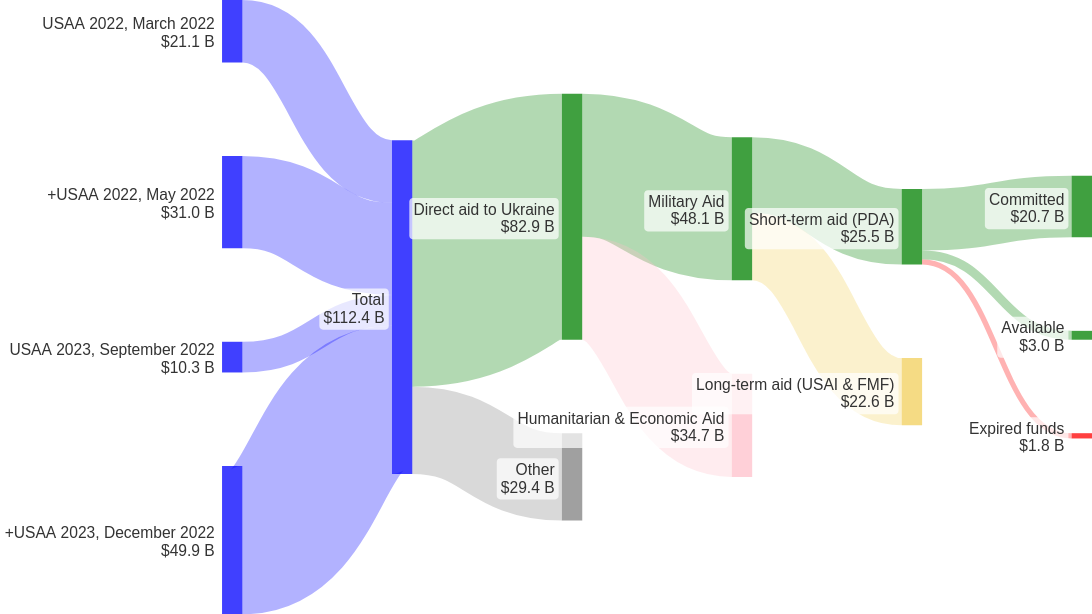

The specification (Vega-Lite) saved for this image:
### Vega specification from a JSON file in a GitHub repository (floating-point values rounded to 4 significant figures)
{"$schema": "https://vega.github.io/schema/vega/v5.json", "autosize": {"type": "fit", "contains": "padding"}, "signals": [{"name": "width", "init": "containerSize()[0]", "on": [{"events": "window:resize", "update": "containerSize()[0]"}]}, {"name": "height", "init": "containerSize()[0]/16*9", "on": [{"events": "window:resize", "update": "containerSize()[0]/16*9"}]}, {"name": "fontSize", "init": "containerSize()[0]/70", "on": [{"events": "window:resize", "update": "containerSize()[0]/70"}]}, {"name": "standardGap", "value": 14, "description": "Gap as a percentage of full domain"}, {"name": "base", "value": "center", "description": "How to stack(center or zero)"}], "data": [{"name": "entries", "format": {"type": "csv", "parse": {"category": "string", "stack": "number", "sort": "number", "labels": "string"}, "delimiter": ","}, "values": "category,stack,sort,labels\r\n\"USAA 2022, March 2022\",1,1,left\r\n\"+USAA 2022, May 2022\",1,2,left\r\n\"USAA 2023, September 2022\",1,3,left\r\n\"+USAA 2023, December 2022\",1,4,left\r\nTotal,2,1,left\r\nDirect aid to Ukraine,3,1,left\r\nOther,3,2,left\r\nMilitary Aid,4,1,left\r\nHumanitarian & Economic Aid,4,2,left\r\nShort-term aid (PDA),5,1,left\r\nLong-term aid (USAI & FMF),5,2,left\r\nCommitted,6,1,left\r\nAvailable,6,2,left\r\nExpired funds,6,3,left"}, {"name": "connections", "format": {"type": "csv", "parse": {"source": "string", "destination": "string", "value": "number"}, "delimiter": ","}, "values": "source,value,destination\r\n\"USAA 2022, March 2022\",21.0783,Total\r\n\"USAA 2023, September 2022\",10.337,Total\r\n\"+USAA 2022, May 2022\",31.048,Total\r\n\"+USAA 2023, December 2022\",49.9343,Total\r\nTotal,82.87,Direct aid to Ukraine\r\nTotal,29.4013,Other\r\nDirect aid to Ukraine,48.15,Military Aid\r\nDirect aid to Ukraine,34.72,Humanitarian & Economic Aid\r\nMilitary Aid,25.5,Short-term aid (PDA)\r\nMilitary Aid,22.65,Long-term aid (USAI & FMF)\r\nShort-term aid (PDA),20.735,Committed\r\nShort-term aid (PDA),1.775,Expired funds\r\nShort-term aid (PDA),2.99,Available"}, {"name": "preStacks", "source": "connections", "transform": [{"type": "formula", "as": "end", "expr": "['source','destination']"}, {"type": "formula", "as": "name", "expr": "[datum.source,datum.destination]"}, {"type": "project", "fields": ["end", "name", "value"]}, {"type": "flatten", "fields": ["end", "name"]}, {"type": "aggregate", "fields": ["value"], "groupby": ["end", "name"], "ops": ["sum"], "as": ["value"]}, {"type": "aggregate", "fields": ["value"], "groupby": ["name"], "ops": ["max"], "as": ["value"]}]}, {"name": "stacks", "source": "preStacks", "transform": [{"type": "lookup", "from": "entries", "key": "category", "values": ["stack", "sort", "gap", "labels"], "fields": ["name"], "as": ["stack", "sort", "gap", "labels"]}, {"type": "formula", "as": "gap", "expr": "datum.gap?datum.gap:0"}]}, {"name": "maxValue", "source": ["stacks"], "transform": [{"type": "aggregate", "fields": ["value"], "groupby": ["stack"], "ops": ["sum"], "as": ["value"]}, {"type": "aggregate", "fields": ["value"], "ops": ["max"], "as": ["value"]}]}, {"name": "plottedStacks", "source": ["stacks"], "transform": [{"type": "formula", "as": "spacer", "expr": "(data('maxValue')[0].value/(100 * .5))*(standardGap+datum.gap)"}, {"type": "formula", "as": "type", "expr": "['data','spacer']"}, {"type": "formula", "as": "spacedValue", "expr": "[datum.value,datum.spacer]"}, {"type": "flatten", "fields": ["type", "spacedValue"]}, {"type": "stack", "groupby": ["stack"], "sort": {"field": "sort", "order": "descending"}, "field": "spacedValue", "offset": {"signal": "base"}}, {"type": "formula", "expr": "((datum.value)/2)+datum.y0", "as": "yc"}]}, {"name": "finalTable", "source": ["plottedStacks"], "transform": [{"type": "filter", "expr": "datum.type == 'data'"}]}, {"name": "linkTable", "source": ["connections"], "transform": [{"type": "lookup", "from": "finalTable", "key": "name", "values": ["y0", "y1", "stack", "sort"], "fields": ["source"], "as": ["sourceStacky0", "sourceStacky1", "sourceStack", "sourceSort"]}, {"type": "lookup", "from": "finalTable", "key": "name", "values": ["y0", "y1", "stack", "sort"], "fields": ["destination"], "as": ["destinationStacky0", "destinationStacky1", "destinationStack", "destinationSort"]}, {"type": "stack", "groupby": ["source"], "sort": {"field": "destinationSort", "order": "descending"}, "field": "value", "offset": "zero", "as": ["syi0", "syi1"]}, {"type": "formula", "expr": "datum.syi0+datum.sourceStacky0", "as": "sy0"}, {"type": "formula", "expr": "datum.sy0+datum.value", "as": "sy1"}, {"type": "stack", "groupby": ["destination"], "sort": {"field": "sourceSort", "order": "descending"}, "field": "value", "offset": "zero", "as": ["dyi0", "dyi1"]}, {"type": "formula", "expr": "datum.dyi0+datum.destinationStacky0", "as": "dy0"}, {"type": "formula", "expr": "(datum.dy0+datum.value)", "as": "dy1"}, {"type": "formula", "expr": "((datum.value)/2)+datum.sy0", "as": "syc"}, {"type": "formula", "expr": "((datum.value)/2)+datum.dy0", "as": "dyc"}, {"type": "formula", "expr": "range('y')[0]-scale('y', datum.value)", "as": "sample"}, {"type": "linkpath", "orient": "horizontal", "shape": "diagonal", "sourceY": {"expr": "scale('y', datum.syc)"}, "sourceX": {"expr": "scale('x', toNumber(datum.sourceStack)) + bandwidth('x')"}, "targetY": {"expr": "scale('y', datum.dyc)"}, "targetX": {"expr": "scale('x', datum.destinationStack)"}}, {"type": "formula", "expr": "(range('y')[0]-scale('y', datum.value))", "as": "strokeWidth"}]}], "scales": [{"name": "x", "type": "band", "range": "width", "domain": {"data": "finalTable", "field": "stack"}, "paddingInner": 0.88}, {"name": "y", "type": "linear", "range": "height", "domain": {"data": "finalTable", "field": "y1"}, "reverse": false}, {"name": "color", "type": "ordinal", "range": ["blue", "blue", "blue", "blue", "blue", "green", "grey", "green", "pink", "green", "#f2cf5b", "green", "red", "green"], "domain": ["USAA 2022, March 2022", "+USAA 2022, May 2022", "USAA 2023, September 2022", "+USAA 2023, December 2022", "Total", "Direct aid to Ukraine", "Other", "Military Aid", "Humanitarian & Economic Aid", "Short-term aid (PDA)", "Long-term aid (USAI & FMF)", "Committed", "Expired funds", "Available"]}], "marks": [{"type": "rect", "from": {"data": "finalTable"}, "encode": {"update": {"x": {"scale": "x", "field": "stack"}, "width": {"scale": "x", "band": 1}, "y": {"scale": "y", "field": "y0"}, "y2": {"scale": "y", "field": "y1"}, "fill": {"scale": "color", "field": "name"}, "fillOpacity": {"value": 0.75}, "strokeWidth": {"value": 0}, "stroke": {"scale": "color", "field": "name"}}, "hover": {"tooltip": {"signal": "{'Name':datum.name, 'Value':format(datum.value, '$') + ' B'}"}, "fillOpacity": {"value": 1}}}}, {"type": "path", "name": "links", "from": {"data": "linkTable"}, "clip": true, "encode": {"update": {"strokeWidth": {"field": "strokeWidth"}, "path": {"field": "path"}, "strokeOpacity": {"signal": "0.3"}, "stroke": {"field": "destination", "scale": "color"}}, "hover": {"strokeOpacity": {"value": 1}, "tooltip": {"signal": "{'Source':datum.source,'Destination':datum.destination, 'Value':format(datum.value, '$') + ' B'}"}}}}, {"type": "group", "name": "labelText", "zindex": 1, "from": {"facet": {"data": "finalTable", "name": "labelFacet", "groupby": ["name", "stack", "yc", "value", "labels"]}}, "clip": false, "encode": {"update": {"strokeWidth": {"value": 1}, "stroke": {"value": "red"}, "x": {"signal": "datum.labels=='left'?scale('x', datum.stack)-8 : scale('x', datum.stack) + (bandwidth('x')) +8"}, "yc": {"scale": "y", "signal": "datum.yc"}, "width": {"signal": "0"}, "height": {"signal": "0"}, "fillOpacity": {"signal": "0.1"}}}, "marks": [{"type": "text", "name": "heading", "from": {"data": "labelFacet"}, "encode": {"update": {"x": {"value": 0}, "y": {"value": -2}, "text": {"field": "name"}, "align": {"signal": "datum.labels=='left'?'right':'left'"}, "fontWeight": {"value": "normal"}}}}, {"type": "text", "name": "amount", "from": {"data": "labelFacet"}, "encode": {"update": {"x": {"value": 0}, "y": {"signal": "fontSize"}, "text": {"signal": " format(datum.value, '$.1f') + ' B'"}, "align": {"signal": "datum.labels=='left'?'right':'left'"}}}}]}, {"type": "rect", "from": {"data": "labelText"}, "encode": {"update": {"x": {"field": "bounds.x1", "offset": -4}, "x2": {"field": "bounds.x2", "offset": 4}, "y": {"field": "bounds.y1", "offset": -4}, "y2": {"field": "bounds.y2", "offset": 4}, "fill": {"value": "white"}, "opacity": {"value": 0.7}, "cornerRadius": {"value": 4}}}}], "config": {"view": {"stroke": "transparent"}, "text": {"fontSize": {"signal": "fontSize"}, "fill": "#333333"}}}
